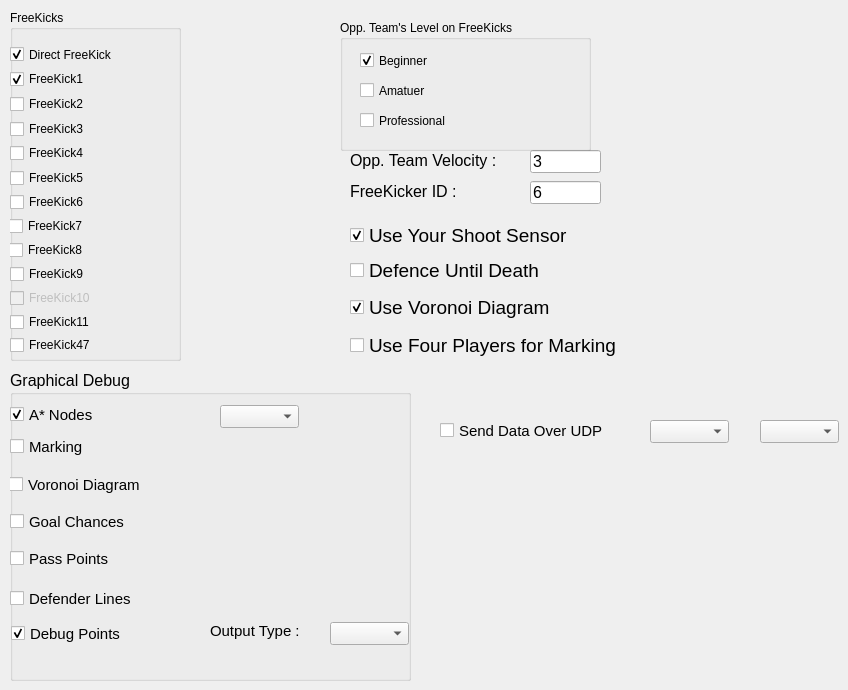
      <widget class="QWidget" name="tab_9">
       <attribute name="title">
        <string>Inputs</string>
       </attribute>
       <widget class="QLabel" name="label_56">
        <property name="geometry">
         <rect>
          <x>350</x>
          <y>171</y>
          <width>151</width>
          <height>41</height>
         </rect>
        </property>
        <property name="font">
         <font>
          <pointsize>12</pointsize>
         </font>
        </property>
        <property name="text">
         <string>FreeKicker ID : </string>
        </property>
       </widget>
       <widget class="QLineEdit" name="opp_vel_lineedit">
        <property name="geometry">
         <rect>
          <x>530</x>
          <y>150</y>
          <width>71</width>
          <height>23</height>
         </rect>
        </property>
        <property name="font">
         <font>
          <pointsize>12</pointsize>
         </font>
        </property>
        <property name="text">
         <string>3</string>
        </property>
       </widget>
       <widget class="QLineEdit" name="freeKickerID_lineedit">
        <property name="geometry">
         <rect>
          <x>530</x>
          <y>181</y>
          <width>71</width>
          <height>23</height>
         </rect>
        </property>
        <property name="font">
         <font>
          <pointsize>12</pointsize>
         </font>
        </property>
        <property name="text">
         <string>6</string>
        </property>
       </widget>
       <widget class="QCheckBox" name="defenceMode_chbox">
        <property name="geometry">
         <rect>
          <x>350</x>
          <y>240</y>
          <width>281</width>
          <height>60</height>
         </rect>
        </property>
        <property name="font">
         <font>
          <pointsize>14</pointsize>
         </font>
        </property>
        <property name="text">
         <string>Defence Until Death</string>
        </property>
        <property name="checked">
         <bool>false</bool>
        </property>
       </widget>
       <widget class="QCheckBox" name="useShootSensor_chBox">
        <property name="geometry">
         <rect>
          <x>350</x>
          <y>210</y>
          <width>251</width>
          <height>51</height>
         </rect>
        </property>
        <property name="font">
         <font>
          <pointsize>14</pointsize>
         </font>
        </property>
        <property name="text">
         <string>Use Your Shoot Sensor</string>
        </property>
        <property name="checked">
         <bool>true</bool>
        </property>
       </widget>
       <widget class="QLabel" name="label_41">
        <property name="geometry">
         <rect>
          <x>350</x>
          <y>140</y>
          <width>251</width>
          <height>41</height>
         </rect>
        </property>
        <property name="font">
         <font>
          <pointsize>12</pointsize>
         </font>
        </property>
        <property name="text">
         <string>Opp. Team Velocity :</string>
        </property>
       </widget>
       <widget class="QGroupBox" name="groupBox">
        <property name="geometry">
         <rect>
          <x>10</x>
          <y>10</y>
          <width>171</width>
          <height>351</height>
         </rect>
        </property>
        <property name="title">
         <string>FreeKicks</string>
        </property>
        <widget class="QCheckBox" name="fk47_checkBox">
         <property name="geometry">
          <rect>
           <x>0</x>
           <y>320</y>
           <width>121</width>
           <height>30</height>
          </rect>
         </property>
         <property name="text">
          <string>FreeKick47</string>
         </property>
         <property name="checkable">
          <bool>false</bool>
         </property>
         <property name="checked">
          <bool>false</bool>
         </property>
        </widget>
        <widget class="QCheckBox" name="fk0_checkBox">
         <property name="geometry">
          <rect>
           <x>0</x>
           <y>34</y>
           <width>131</width>
           <height>21</height>
          </rect>
         </property>
         <property name="text">
          <string>Direct FreeKick</string>
         </property>
         <property name="checked">
          <bool>true</bool>
         </property>
        </widget>
        <widget class="QCheckBox" name="fk9_checkBox">
         <property name="geometry">
          <rect>
           <x>0</x>
           <y>249</y>
           <width>121</width>
           <height>30</height>
          </rect>
         </property>
         <property name="text">
          <string>FreeKick9</string>
         </property>
         <property name="checkable">
          <bool>false</bool>
         </property>
         <property name="checked">
          <bool>false</bool>
         </property>
        </widget>
        <widget class="QCheckBox" name="fk10_checkBox">
         <property name="enabled">
          <bool>false</bool>
         </property>
         <property name="geometry">
          <rect>
           <x>0</x>
           <y>273</y>
           <width>121</width>
           <height>30</height>
          </rect>
         </property>
         <property name="text">
          <string>FreeKick10</string>
         </property>
         <property name="checkable">
          <bool>true</bool>
         </property>
         <property name="checked">
          <bool>false</bool>
         </property>
        </widget>
        <widget class="QCheckBox" name="fk1_checkBox">
         <property name="geometry">
          <rect>
           <x>0</x>
           <y>54</y>
           <width>121</width>
           <height>30</height>
          </rect>
         </property>
         <property name="text">
          <string>FreeKick1</string>
         </property>
         <property name="checked">
          <bool>true</bool>
         </property>
        </widget>
        <widget class="QCheckBox" name="fk6_checkBox">
         <property name="geometry">
          <rect>
           <x>0</x>
           <y>177</y>
           <width>121</width>
           <height>30</height>
          </rect>
         </property>
         <property name="text">
          <string>FreeKick6</string>
         </property>
         <property name="checkable">
          <bool>true</bool>
         </property>
         <property name="checked">
          <bool>false</bool>
         </property>
        </widget>
        <widget class="QCheckBox" name="fk3_checkBox">
         <property name="geometry">
          <rect>
           <x>0</x>
           <y>104</y>
           <width>121</width>
           <height>30</height>
          </rect>
         </property>
         <property name="text">
          <string>FreeKick3</string>
         </property>
         <property name="checkable">
          <bool>false</bool>
         </property>
         <property name="checked">
          <bool>false</bool>
         </property>
        </widget>
        <widget class="QCheckBox" name="fk2_checkBox">
         <property name="geometry">
          <rect>
           <x>0</x>
           <y>79</y>
           <width>121</width>
           <height>30</height>
          </rect>
         </property>
         <property name="text">
          <string>FreeKick2</string>
         </property>
         <property name="checkable">
          <bool>true</bool>
         </property>
         <property name="checked">
          <bool>false</bool>
         </property>
        </widget>
        <widget class="QCheckBox" name="fk4_checkBox">
         <property name="geometry">
          <rect>
           <x>0</x>
           <y>128</y>
           <width>121</width>
           <height>30</height>
          </rect>
         </property>
         <property name="text">
          <string>FreeKick4</string>
         </property>
         <property name="checkable">
          <bool>false</bool>
         </property>
         <property name="checked">
          <bool>false</bool>
         </property>
        </widget>
        <widget class="QCheckBox" name="fk8_checkBox">
         <property name="geometry">
          <rect>
           <x>-1</x>
           <y>225</y>
           <width>121</width>
           <height>30</height>
          </rect>
         </property>
         <property name="text">
          <string>FreeKick8</string>
         </property>
         <property name="checkable">
          <bool>false</bool>
         </property>
         <property name="checked">
          <bool>false</bool>
         </property>
        </widget>
        <widget class="QCheckBox" name="fk7_checkBox">
         <property name="geometry">
          <rect>
           <x>-1</x>
           <y>201</y>
           <width>121</width>
           <height>30</height>
          </rect>
         </property>
         <property name="text">
          <string>FreeKick7</string>
         </property>
         <property name="checkable">
          <bool>false</bool>
         </property>
         <property name="checked">
          <bool>false</bool>
         </property>
        </widget>
        <widget class="QCheckBox" name="fk5_checkBox">
         <property name="geometry">
          <rect>
           <x>0</x>
           <y>153</y>
           <width>130</width>
           <height>30</height>
          </rect>
         </property>
         <property name="text">
          <string>FreeKick5</string>
         </property>
         <property name="checkable">
          <bool>false</bool>
         </property>
         <property name="checked">
          <bool>false</bool>
         </property>
        </widget>
        <widget class="QCheckBox" name="fk11_checkBox">
         <property name="geometry">
          <rect>
           <x>0</x>
           <y>297</y>
           <width>121</width>
           <height>30</height>
          </rect>
         </property>
         <property name="text">
          <string>FreeKick11</string>
         </property>
         <property name="checkable">
          <bool>false</bool>
         </property>
         <property name="checked">
          <bool>false</bool>
         </property>
        </widget>
       </widget>
       <widget class="QGroupBox" name="groupBox_2">
        <property name="geometry">
         <rect>
          <x>340</x>
          <y>20</y>
          <width>251</width>
          <height>131</height>
         </rect>
        </property>
        <property name="title">
         <string>Opp. Team's Level on FreeKicks</string>
        </property>
        <widget class="QCheckBox" name="oppFKIsProfessional">
         <property name="geometry">
          <rect>
           <x>20</x>
           <y>90</y>
           <width>131</width>
           <height>21</height>
          </rect>
         </property>
         <property name="text">
          <string>Professional</string>
         </property>
        </widget>
        <widget class="QCheckBox" name="oppFKIsAmatuer">
         <property name="geometry">
          <rect>
           <x>20</x>
           <y>60</y>
           <width>121</width>
           <height>21</height>
          </rect>
         </property>
         <property name="text">
          <string>Amatuer</string>
         </property>
        </widget>
        <widget class="QCheckBox" name="oppFKIsBeginner">
         <property name="geometry">
          <rect>
           <x>20</x>
           <y>30</y>
           <width>131</width>
           <height>21</height>
          </rect>
         </property>
         <property name="text">
          <string>Beginner</string>
         </property>
         <property name="checked">
          <bool>true</bool>
         </property>
        </widget>
       </widget>
       <widget class="QGroupBox" name="groupBox_3">
        <property name="geometry">
         <rect>
          <x>10</x>
          <y>370</y>
          <width>401</width>
          <height>311</height>
         </rect>
        </property>
        <property name="font">
         <font>
          <pointsize>12</pointsize>
         </font>
        </property>
        <property name="title">
         <string>Graphical Debug</string>
        </property>
        <widget class="QCheckBox" name="showDefence">
         <property name="geometry">
          <rect>
           <x>0</x>
           <y>213</y>
           <width>261</width>
           <height>31</height>
          </rect>
         </property>
         <property name="font">
          <font>
           <pointsize>11</pointsize>
          </font>
         </property>
         <property name="text">
          <string>Defender Lines</string>
         </property>
        </widget>
        <widget class="QCheckBox" name="show_marking">
         <property name="geometry">
          <rect>
           <x>0</x>
           <y>66</y>
           <width>181</width>
           <height>21</height>
          </rect>
         </property>
         <property name="font">
          <font>
           <pointsize>11</pointsize>
          </font>
         </property>
         <property name="text">
          <string>Marking</string>
         </property>
        </widget>
        <widget class="QCheckBox" name="showChances">
         <property name="geometry">
          <rect>
           <x>0</x>
           <y>136</y>
           <width>231</width>
           <height>31</height>
          </rect>
         </property>
         <property name="font">
          <font>
           <pointsize>11</pointsize>
          </font>
         </property>
         <property name="text">
          <string>Goal Chances</string>
         </property>
        </widget>
        <widget class="QCheckBox" name="show_voronoi">
         <property name="geometry">
          <rect>
           <x>-1</x>
           <y>104</y>
           <width>261</width>
           <height>21</height>
          </rect>
         </property>
         <property name="font">
          <font>
           <pointsize>11</pointsize>
          </font>
         </property>
         <property name="text">
          <string>Voronoi Diagram</string>
         </property>
        </widget>
        <widget class="QComboBox" name="astarIndex_comboBox">
         <property name="geometry">
          <rect>
           <x>210</x>
           <y>35</y>
           <width>79</width>
           <height>23</height>
          </rect>
         </property>
         <property name="font">
          <font>
           <pointsize>10</pointsize>
          </font>
         </property>
         <property name="currentText">
          <string extracomment="3"/>
         </property>
        </widget>
        <widget class="QCheckBox" name="showPass">
         <property name="geometry">
          <rect>
           <x>0</x>
           <y>173</y>
           <width>211</width>
           <height>31</height>
          </rect>
         </property>
         <property name="font">
          <font>
           <pointsize>11</pointsize>
          </font>
         </property>
         <property name="text">
          <string>Pass Points</string>
         </property>
        </widget>
        <widget class="QLabel" name="label_42">
         <property name="geometry">
          <rect>
           <x>200</x>
           <y>241</y>
           <width>111</width>
           <height>40</height>
          </rect>
         </property>
         <property name="font">
          <font>
           <pointsize>11</pointsize>
          </font>
         </property>
         <property name="text">
          <string>Output Type :</string>
         </property>
        </widget>
        <widget class="QComboBox" name="debug_output_type">
         <property name="geometry">
          <rect>
           <x>320</x>
           <y>252</y>
           <width>79</width>
           <height>23</height>
          </rect>
         </property>
         <property name="font">
          <font>
           <pointsize>10</pointsize>
          </font>
         </property>
        </widget>
        <widget class="QCheckBox" name="astar_checkBox">
         <property name="geometry">
          <rect>
           <x>0</x>
           <y>29</y>
           <width>201</width>
           <height>31</height>
          </rect>
         </property>
         <property name="font">
          <font>
           <pointsize>11</pointsize>
          </font>
         </property>
         <property name="text">
          <string>A* Nodes</string>
         </property>
         <property name="checked">
          <bool>true</bool>
         </property>
        </widget>
        <widget class="QCheckBox" name="showDebugs">
         <property name="geometry">
          <rect>
           <x>1</x>
           <y>248</y>
           <width>231</width>
           <height>31</height>
          </rect>
         </property>
         <property name="font">
          <font>
           <pointsize>11</pointsize>
          </font>
         </property>
         <property name="text">
          <string>Debug Points</string>
         </property>
         <property name="checked">
          <bool>true</bool>
         </property>
        </widget>
       </widget>
       <widget class="QComboBox" name="valUDP_comboBox">
        <property name="geometry">
         <rect>
          <x>760</x>
          <y>420</y>
          <width>79</width>
          <height>23</height>
         </rect>
        </property>
       </widget>
       <widget class="QComboBox" name="udpID_comboBox">
        <property name="geometry">
         <rect>
          <x>650</x>
          <y>420</y>
          <width>79</width>
          <height>23</height>
         </rect>
        </property>
       </widget>
       <widget class="QCheckBox" name="udp_checkBox">
        <property name="geometry">
         <rect>
          <x>440</x>
          <y>420</y>
          <width>231</width>
          <height>21</height>
         </rect>
        </property>
        <property name="font">
         <font>
          <pointsize>11</pointsize>
         </font>
        </property>
        <property name="text">
         <string>Send Data Over UDP</string>
        </property>
       </widget>
       <widget class="QCheckBox" name="useVoronoi_chbox">
        <property name="geometry">
         <rect>
          <x>350</x>
          <y>282</y>
          <width>281</width>
          <height>50</height>
         </rect>
        </property>
        <property name="font">
         <font>
          <pointsize>14</pointsize>
         </font>
        </property>
        <property name="text">
         <string>Use Voronoi Diagram</string>
        </property>
        <property name="checked">
         <bool>true</bool>
        </property>
       </widget>
       <widget class="QCheckBox" name="useDefInMan2Man_chbox">
        <property name="geometry">
         <rect>
          <x>350</x>
          <y>320</y>
          <width>321</width>
          <height>50</height>
         </rect>
        </property>
        <property name="font">
         <font>
          <pointsize>14</pointsize>
         </font>
        </property>
        <property name="text">
         <string>Use Four Players for Marking</string>
        </property>
        <property name="checked">
         <bool>false</bool>
        </property>
       </widget>
      </widget>
